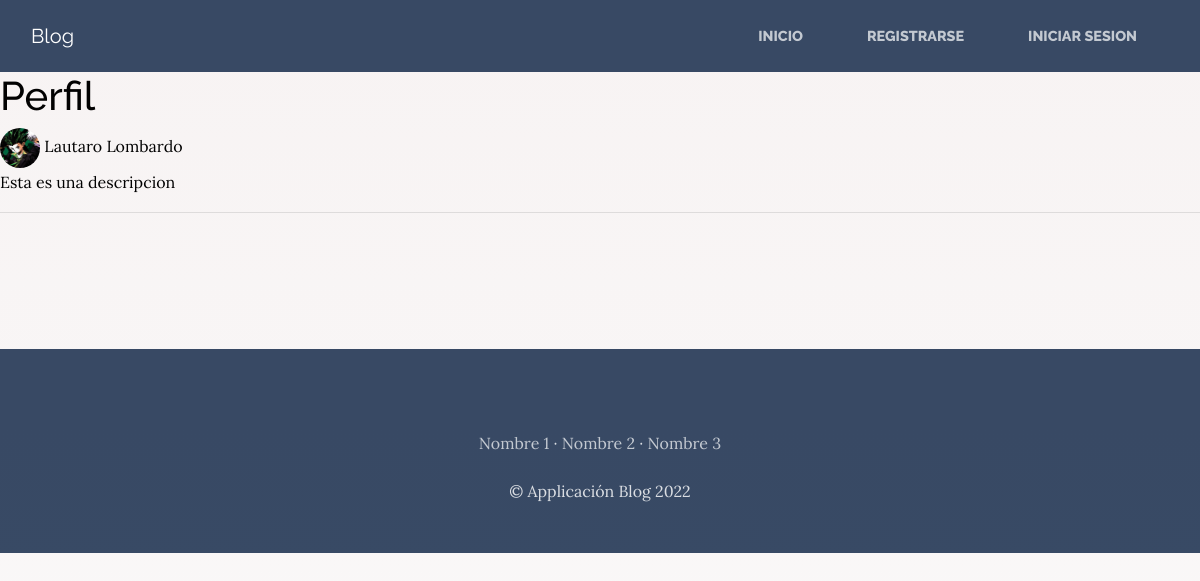
Page /1/perfil/ on the committed database.
### AppBlog/models.py (models this page shows, shortened)
class Perfil(models.Model):
    user = models.OneToOneField(User, null=True, on_delete=models.CASCADE)
    descripcion = models.TextField()
    imagen=models.ImageField(null=True, blank=True, upload_to='avatares')
    pagina_url=models.CharField(max_length=100, null=True, blank=True)

### Perfiles/views.py (the view)
# urls.py: path('<int:pk>/perfil', PerfilView.as_view(),name = 'perfil'),
class PerfilView(DetailView):
    model = Perfil
    template_name = 'perfil.html'
    def get_context_data(self, *args, **kwargs):
        users = Perfil.objects.all()
        context = super(PerfilView, self).get_context_data(*args, **kwargs)
        page_user = get_object_or_404(Perfil, id=self.kwargs['pk'])
        context["page_user"] = page_user
        return context

### Perfiles/templates/perfil.html (shortened to what this page needs)
{% extends "padre.html" %}
{% load static %}
{% block content %}
<h1>Perfil</h1>
{% if page_user.imagen %}
    <img src="{{ page_user.imagen.url }}" width="40" height="40" class="rounded-circle">
{% endif %}
       {{ page_user.user.first_name }}
       {{ page_user.user.last_name }}
<p class="card-text">
    {{ page_user.descripcion }}
</p>
<hr>
<br/>
<br/><br/>
<br/><br/>
{% endblock %}

### AppBlog/static/AppBlog/css/gestion.css (style rules this page uses)
body { font-family: 'Lora'; background: linear-gradient(rgb(247, 243, 243), rgba(247, 244, 244, 0.582)), url("../img/bg_main.jpg"); background-attachment: fixed; background-position: center; background-size: cover; color: rgb(2, 2, 2); }
h1, h2, h3, h4, h5, h6 { font-family: 'Raleway'; }
p { line-height: 1.75; }

### rows in the picture
Perfil: imagen (picture), user.first_name "Lautaro", user.last_name "Lombardo", descripcion "Esta es una descripcion"
